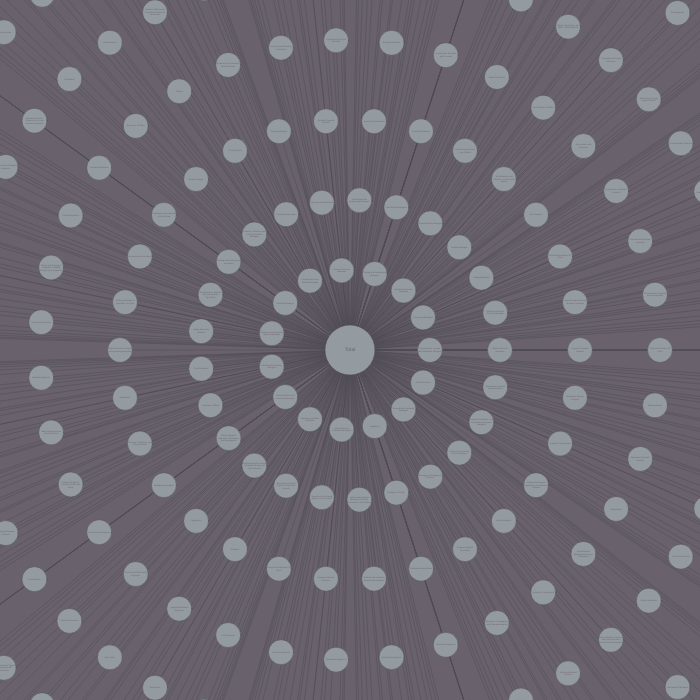
Frame 1 (no input)
Frame 60 (no input): identical to frame 1, image omitted
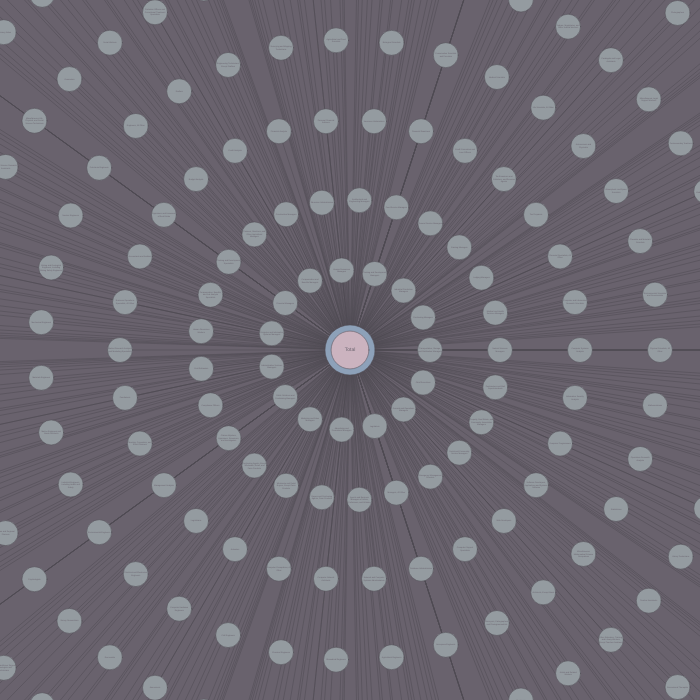
Frame 120 (the mouse pressed at the canvas centre since frame 60)

The p5.js sketch that drew these frames (run headless with seeded random() and noise() and a simulated clock; from frame 60 on, the mouse is pressed at the canvas centre):

// p5.js sketch
// ── sketch.js
// variables	
	var jobs = ["Total",
	"Chief Executives",
	"General and Operations Managers",
	"Legislators",
	"Advertising and Promotions Managers",
	"Marketing and Sales Managers",
	"Public Relations and Fundraising Managers",
	"Administrative Services Managers",
	"Computer and Information Systems Managers",
	"Financial Managers",
	"Compensation and Benefits Managers",
	"Human Resources Managers",
	"Training and Development Managers",
	"Industrial Production Managers",
	"Purchasing Managers",
	"Transportation, Storage, and Distribution Managers",
	"Farmers, Ranchers, and Other Agricultural Managers",
	"Construction Managers",
	"Education Administrators",
	"Architectural and Engineering Managers",
	"Food Service Managers",
	"Funeral Service Managers",
	"Gaming Managers",
	"Lodging Managers",
	"Medical and Health Services Managers",
	"Natural Sciences Managers",
	"Postmasters and Mail Superintendents",
	"Property, Real Estate, and Community Association Managers",
	"Social and Community Service Managers",
	"Emergency Management Directors",
	"Managers, All Other",
	"Agents and Business Managers of Artists, Performers, and Athletes",
	"Buyers and Purchasing Agents, Farm Products",
	"Wholesale and Retail Buyers, Except Farm Products",
	"Purchasing Agents, Except Wholesale, Retail, and Farm Products",
	"Claims Adjusters, Appraisers, Examiners, and Investigators",
	"Compliance Officers",
	"Cost Estimators",
	"Human Resources Workers",
	"Compensation, Benefits, and Job Analysis Specialists",
	"Training and Development Specialists",
	"Logisticians",
	"Management Analysts",
	"Meeting, Convention, and Event Planners",
	"Fundraisers",
	"Market Research Analysts and Marketing Specialists",
	"Business Operations Specialists, All Other",
	"Accountants and Auditors",
	"Appraisers and Assessors of Real Estate",
	"Budget Analysts",
	"Credit Analysts",
	"Financial Analysts",
	"Personal Financial Advisors",
	"Insurance Underwriters",
	"Financial Examiners",
	"Credit Counselors and Loan Officers",
	"Tax Examiners and Collectors, and Revenue Agents",
	"Tax Preparers",
	"Financial Specialists, All Other",
	"Computer and Information Research Scientists",
	"Computer Systems Analysts",
	"Information Security Analysts",
	"Computer Programmers",
	"Software Developers, Applications and Systems Software",
	"Web Developers",
	"Computer Support Specialists",
	"Database Administrators",
	"Network and Computer Systems Administrators",
	"Computer Network Architects",
	"Computer Occupations, All Other",
	"Actuaries",
	"Mathematicians",
	"Operations Research Analysts",
	"Statisticians",
	"Miscellaneous Mathematical Science Occupations",
	"Architects, Except Naval",
	"Surveyors, Cartographers, and Photogrammetrists",
	"Aerospace Engineers",
	"Agricultural Engineers",
	"Biomedical Engineers",
	"Chemical Engineers",
	"Civil Engineers",
	"Computer Hardware Engineers",
	"Electrical and Electronics Engineers",
	"Environmental Engineers",
	"Industrial Engineers, Including Health and Safety",
	"Marine Engineers and Naval Architects",
	"Materials Engineers",
	"Mechanical Engineers",
	"Mining and Geological Engineers, Including Mining Safety Engineers",
	"Nuclear Engineers",
	"Petroleum Engineers",
	"Engineers, All Other",
	"Drafters",
	"Engineering Technicians, Except Drafters",
	"Surveying and Mapping Technicians",
	"Agricultural and Food Scientists",
	"Biological Scientists",
	"Conservation Scientists and Foresters",
	"Medical Scientists",
	"Life Scientists, All Other",
	"Astronomers and Physicists",
	"Atmospheric and Space Scientists",
	"Chemists and Materials Scientists",
	"Environmental Scientists and Geoscientists",
	"Physical Scientists, All Other",
	"Economists",
	"Survey Researchers",
	"Psychologists",
	"Urban and Regional Planners",
	"Miscellaneous Social Scientists and Related Workers, Including Sociologists",
	"Agricultural and Food Science Technicians",
	"Biological Technicians",
	"Chemical Technicians",
	"Geological and Petroleum Technicians",
	"Nuclear Technicians",
	"Social Science Research Assistants",
	"Miscellaneous Life, Physical, and Social Science Technicians",
	"Counselors",
	"Social Workers",
	"Probation Officers and Correctional Treatment Specialists",
	"Social and Human Service Assistants",
	"Miscellaneous Community and Social Service Specialists",
	"Clergy",
	"Directors, Religious Activities and Education",
	"Religious Workers, All Other",
	"Lawyers",
	"Judicial Law Clerks",
	"Judges, Magistrates, and Other Judicial Workers",
	"Paralegals and Legal Assistants",
	"Miscellaneous Legal Support Workers",
	"Postsecondary Teachers",
	"Preschool and Kindergarten Teachers",
	"Elementary and Middle School Teachers",
	"Secondary School Teachers",
	"Special Education Teachers",
	"Other Teachers and Instructors",
	"Archivists, Curators, and Museum Technicians",
	"Librarians",
	"Library Technicians",
	"Teacher Assistants",
	"Other Education, Training, and Library Workers, Except Teacher Assistants",
	"Artists and Related Workers",
	"Designers",
	"Actors",
	"Producers and Directors",
	"Athletes, Coaches, Umpires, and Related Workers",
	"Dancers and Choreographers",
	"Musicians, Singers, and Related Workers",
	"Entertainers and Performers, Sports and Related Workers, All Other",
	"Announcers",
	"News Analysts, Reporters and Correspondents",
	"Public Relations Specialists",
	"Editors",
	"Technical Writers",
	"Writers and Authors",
	"Miscellaneous Media and Communication Workers",
	"Broadcast and Sound Engineering Technicians and Radio Operators",
	"Photographers",
	"Television, Video, and Motion Picture Camera Operators and Editors",
	"Chiropractors",
	"Dentists",
	"Dietitians and Nutritionists",
	"Optometrists",
	"Pharmacists",
	"Physicians and Surgeons",
	"Physician Assistants",
	"Podiatrists",
	"Audiologists",
	"Occupational Therapists",
	"Physical Therapists",
	"Radiation Therapists",
	"Recreational Therapists",
	"Respiratory Therapists",
	"Speech-Language Pathologists",
	"Miscellaneous Therapists, Including Exercise Physiologists",
	"Veterinarians",
	"Registered Nurses",
	"Nurse Anesthetists",
	"Nurse Midwives",
	"Nurse Practitioners",
	"Health Diagnosing and Treating Practitioners, All Other",
	"Clinical Laboratory Technologists and Technicians",
	"Dental Hygienists",
	"Diagnostic Related Technologists and Technicians",
	"Emergency Medical Technicians and Paramedics",
	"Health Practitioner Support Technologists and Technicians",
	"Licensed Practical and Licensed Vocational Nurses",
	"Medical Records and Health Information Technicians",
	"Opticians, Dispensing",
	"Miscellaneous Health Technologists and Technicians",
	"Other Healthcare Practitioners and Technical Occupations",
	"Nursing, Psychiatric, and Home Health Aides",
	"Occupational Therapy Assistants and Aides",
	"Physical Therapist Assistants and Aides",
	"Massage Therapists",
	"Dental Assistants",
	"Medical Assistants",
	"Medical Transcriptionists",
	"Pharmacy Aides",
	"Veterinary Assistants and Laboratory Animal Caretakers",
	"Phlebotomists",
	"Healthcare Support Workers, All Other, Including Medical Equipment Preparers",
	"First-Line Supervisors of Correctional Officers",
	"First-Line Supervisors of Police and Detectives",
	"First-Line Supervisors of Fire Fighting and Prevention Workers",
	"First-Line Supervisors of Protective Service Workers, All Other",
	"Firefighters",
	"Fire Inspectors",
	"Bailiffs, Correctional Officers, and Jailers",
	"Detectives and Criminal Investigators",
	"Fish and Game Wardens",
	"Parking Enforcement Workers",
	"Police and Sheriff's Patrol Officers",
	"Transit and Railroad Police",
	"Animal Control Workers",
	"Private Detectives and Investigators",
	"Security Guards and Gaming Surveillance Officers",
	"Crossing Guards",
	"Transportation Security Screeners",
	"Lifeguards and Other Recreational, and All Other Protective Service Workers",
	"Chefs and Head Cooks",
	"First-Line Supervisors of Food Preparation and Serving Workers",
	"Cooks",
	"Food Preparation Workers",
	"Bartenders",
	"Combined Food Preparation and Serving Workers, Including Fast Food",
	"Counter Attendants, Cafeteria, Food Concession, and Coffee Shop",
	"Waiters and Waitresses",
	"Food Servers, Nonrestaurant",
	"Dining Room and Cafeteria Attendants and Bartender Helpers",
	"Dishwashers",
	"Hosts and Hostesses, Restaurant, Lounge, and Coffee Shop",
	"Food Preparation and Serving Related Workers, All Other",
	"First-Line Supervisors of Housekeeping and Janitorial Workers",
	"First-Line Supervisors of Landscaping, Lawn Service, and Groundskeeping Workers",
	"Janitors and Building Cleaners",
	"Maids and Housekeeping Cleaners",
	"Pest Control Workers",
	"Grounds Maintenance Workers",
	"First-Line Supervisors of Gaming Workers",
	"First-Line Supervisors of Personal Service Workers",
	"Animal Trainers",
	"Nonfarm Animal Caretakers",
	"Gaming Services Workers",
	"Motion Picture Projectionists",
	"Ushers, Lobby Attendants, and Ticket Takers",
	"Miscellaneous Entertainment Attendants and Related Workers",
	"Embalmers and Funeral Attendants",
	"Morticians, Undertakers, and Funeral Directors",
	"Barbers",
	"Hairdressers, Hairstylists, and Cosmetologists",
	"Miscellaneous Personal Appearance Workers",
	"Baggage Porters, Bellhops, and Concierges",
	"Tour and Travel Guides",
	"Childcare Workers",
	"Personal Care Aides",
	"Recreation and Fitness Workers",
	"Residential Advisors",
	"Personal Care and Service Workers, All Other",
	"First-Line Supervisors of Retail Sales Workers",
	"First-Line Supervisors of Non-Retail Sales Workers",
	"Cashiers",
	"Counter and Rental Clerks",
	"Parts Salespersons",
	"Retail Salespersons",
	"Advertising Sales Agents",
	"Insurance Sales Agents",
	"Securities, Commodities, and Financial Services Sales Agents",
	"Travel Agents",
	"Sales Representatives, Services, All Other",
	"Sales Representatives, Wholesale and Manufacturing",
	"Models, Demonstrators, and Product Promoters",
	"Real Estate Brokers and Sales Agents",
	"Sales Engineers",
	"Telemarketers",
	"Door-To-Door Sales Workers, News and Street Vendors, and Related Workers",
	"Sales and Related Workers, All Other",
	"First-Line Supervisors of Office and Administrative Support Workers",
	"Switchboard Operators, Including Answering Service",
	"Telephone Operators",
	"Communications Equipment Operators, All Other",
	"Bill and Account Collectors",
	"Billing and Posting Clerks",
	"Bookkeeping, Accounting, and Auditing Clerks",
	"Gaming Cage Workers",
	"Payroll and Timekeeping Clerks",
	"Procurement Clerks",
	"Tellers",
	"Financial Clerks, All Other",
	"Brokerage Clerks",
	"Correspondence Clerks",
	"Court, Municipal, and License Clerks",
	"Credit Authorizers, Checkers, and Clerks",
	"Customer Service Representatives",
	"Eligibility Interviewers, Government Programs",
	"File Clerks",
	"Hotel, Motel, and Resort Desk Clerks",
	"Interviewers, Except Eligibility and Loan",
	"Library Assistants, Clerical",
	"Loan Interviewers and Clerks",
	"New Accounts Clerks",
	"Order Clerks",
	"Human Resources Assistants, Except Payroll and Timekeeping",
	"Receptionists and Information Clerks",
	"Reservation and Transportation Ticket Agents and Travel Clerks",
	"Information and Record Clerks, All Other",
	"Cargo and Freight Agents",
	"Couriers and Messengers",
	"Dispatchers",
	"Meter Readers, Utilities",
	"Postal Service Clerks",
	"Postal Service Mail Carriers",
	"Postal Service Mail Sorters, Processors, and Processing Machine Operators",
	"Production, Planning, and Expediting Clerks",
	"Shipping, Receiving, and Traffic Clerks",
	"Stock Clerks and Order Fillers",
	"Weighers, Measurers, Checkers, and Samplers, Recordkeeping",
	"Secretaries and Administrative Assistants",
	"Computer Operators",
	"Data Entry Keyers",
	"Word Processors and Typists",
	"Desktop Publishers",
	"Insurance Claims and Policy Processing Clerks",
	"Mail Clerks and Mail Machine Operators, Except Postal Service",
	"Office Clerks, General",
	"Office Machine Operators, Except Computer",
	"Proofreaders and Copy Markers",
	"Statistical Assistants",
	"Office and Administrative Support Workers, All Other",
	"First-Line Supervisors of Farming, Fishing, and Forestry Workers",
	"Agricultural Inspectors",
	"Animal Breeders",
	"Graders and Sorters, Agricultural Products",
	"Miscellaneous Agricultural Workers",
	"Fishing and Hunting Workers",
	"Forest and Conservation Workers",
	"Logging Workers",
	"First-Line Supervisors of Construction Trades and Extraction Workers",
	"Boilermakers",
	"Brickmasons, Blockmasons, and Stonemasons",
	"Carpenters",
	"Carpet, Floor, and Tile Installers and Finishers",
	"Cement Masons, Concrete Finishers, and Terrazzo Workers",
	"Construction Laborers",
	"Paving, Surfacing, and Tamping Equipment Operators",
	"Operating Engineers and Other Construction Equipment Operators",
	"Drywall Installers, Ceiling Tile Installers, and Tapers",
	"Electricians",
	"Glaziers",
	"Insulation Workers",
	"Painters, Construction and Maintenance",
	"Paperhangers",
	"Pipelayers, Plumbers, Pipefitters, and Steamfitters",
	"Plasterers and Stucco Masons",
	"Reinforcing Iron and Rebar Workers",
	"Roofers",
	"Sheet Metal Workers",
	"Structural Iron and Steel Workers",
	"Helpers, Construction Trades",
	"Construction and Building Inspectors",
	"Elevator Installers and Repairers",
	"Fence Erectors",
	"Hazardous Materials Removal Workers",
	"Highway Maintenance Workers",
	"Rail-Track Laying and Maintenance Equipment Operators",
	"Septic Tank Servicers and Sewer Pipe Cleaners",
	"Miscellaneous Construction and Related Workers, Including Solar Photovoltaic Installers",
	"Derrick, Rotary Drill, and Service Unit Operators, Oil, Gas, and Mining",
	"Earth Drillers, Except Oil and Gas",
	"Explosives Workers, Ordnance Handling Experts, and Blasters",
	"Mining Machine Operators",
	"Roof Bolters, Mining",
	"Roustabouts, Oil and Gas",
	"Helpers--Extraction Workers",
	"Other Extraction Workers",
	"First-Line Supervisors of Mechanics, Installers, and Repairers",
	"Computer, Automated Teller, and Office Machine Repairers",
	"Radio and Telecommunications Equipment Installers and Repairers",
	"Avionics Technicians",
	"Electric Motor, Power Tool, and Related Repairers",
	"Electrical and Electronics Installers and Repairers, Transportation Equipment",
	"Electrical and Electronics Repairers, Industrial and Utility",
	"Electronic Equipment Installers and Repairers, Motor Vehicles",
	"Electronic Home Entertainment Equipment Installers and Repairers",
	"Security and Fire Alarm Systems Installers",
	"Aircraft Mechanics and Service Technicians",
	"Automotive Body and Related Repairers",
	"Automotive Glass Installers and Repairers",
	"Automotive Service Technicians and Mechanics",
	"Bus and Truck Mechanics and Diesel Engine Specialists",
	"Heavy Vehicle and Mobile Equipment Service Technicians and Mechanics",
	"Small Engine Mechanics",
	"Miscellaneous Vehicle and Mobile Equipment Mechanics, Installers, and Repairers",
	"Control and Valve Installers and Repairers",
	"Heating, Air Conditioning, and Refrigeration Mechanics and Installers",
	"Home Appliance Repairers",
	"Industrial and Refractory Machinery Mechanics",
	"Maintenance and Repair Workers, General",
	"Maintenance Workers, Machinery",
	"Millwrights",
	"Electrical Power-Line Installers and Repairers",
	"Telecommunications Line Installers and Repairers",
	"Precision Instrument and Equipment Repairers",
	"Coin, Vending, and Amusement Machine Servicers and Repairers",
	"Commercial Divers",
	"Locksmiths and Safe Repairers",
	"Manufactured Building and Mobile Home Installers",
	"Riggers",
	"Signal and Track Switch Repairers",
	"Helpers--Installation, Maintenance, and Repair Workers",
	"Other Installation, Maintenance, and Repair Workers, Including Wind Turbine Service Technicians",
	"First-Line Supervisors of Production and Operating Workers",
	"Aircraft Structure, Surfaces, Rigging, and Systems Assemblers",
	"Electrical, Electronics, and Electromechanical Assemblers",
	"Engine and Other Machine Assemblers",
	"Structural Metal Fabricators and Fitters",
	"Miscellaneous Assemblers and Fabricators",
	"Bakers",
	"Butchers and Other Meat, Poultry, and Fish Processing Workers",
	"Food and Tobacco Roasting, Baking, and Drying Machine Operators and Tenders",
	"Food Batchmakers",
	"Food Cooking Machine Operators and Tenders",
	"Food Processing Workers, All Other",
	"Computer Control Programmers and Operators",
	"Extruding and Drawing Machine Setters, Operators, and Tenders, Metal and Plastic",
	"Forging Machine Setters, Operators, and Tenders, Metal and Plastic",
	"Rolling Machine Setters, Operators, and Tenders, Metal and Plastic",
	"Cutting, Punching, and Press Machine Setters, Operators, and Tenders, Metal and Plastic",
	"Drilling and Boring Machine Tool Setters, Operators, and Tenders, Metal and Plastic",
	"Grinding, Lapping, Polishing, and Buffing Machine Tool Setters, Operators, and Tenders, Metal and Plastic",
	"Lathe and Turning Machine Tool Setters, Operators, and Tenders, Metal and Plastic",
	"Milling and Planing Machine Setters, Operators, and Tenders, Metal and Plastic",
	"Machinists",
	"Metal Furnace Operators, Tenders, Pourers, and Casters",
	"Model Makers and Patternmakers, Metal and Plastic",
	"Molders and Molding Machine Setters, Operators, and Tenders, Metal and Plastic",
	"Multiple Machine Tool Setters, Operators, and Tenders, Metal and Plastic",
	"Tool and Die Makers",
	"Welding, Soldering, and Brazing Workers",
	"Heat Treating Equipment Setters, Operators, and Tenders, Metal and Plastic",
	"Layout Workers, Metal and Plastic",
	"Plating and Coating Machine Setters, Operators, and Tenders, Metal and Plastic",
	"Tool Grinders, Filers, and Sharpeners",
	"Metal Workers and Plastic Workers, All Other",
	"Prepress Technicians and Workers",
	"Printing Workers, Except Prepress Technicians and Workers",
	"Laundry and Dry-Cleaning Workers",
	"Pressers, Textile, Garment, and Related Materials",
	"Sewing Machine Operators",
	"Shoe and Leather Workers and Repairers",
	"Shoe Machine Operators and Tenders",
	"Tailors, Dressmakers, and Sewers",
	"Textile Bleaching and Dyeing Machine Operators and Tenders",
	"Textile Cutting Machine Setters, Operators, and Tenders",
	"Textile Knitting and Weaving Machine Setters, Operators, and Tenders",
	"Textile Winding, Twisting, and Drawing Out Machine Setters, Operators, and Tenders",
	"Fabric and Apparel Patternmakers",
	"Upholsterers",
	"Miscellaneous Textile, Apparel, and Furnishings Workers",
	"Cabinetmakers and Bench Carpenters",
	"Furniture Finishers",
	"Sawing Machine Setters, Operators, and Tenders, Wood",
	"Woodworking Machine Setters, Operators, and Tenders, Except Sawing",
	"Miscellaneous Woodworkers, Including Model Makers and Patternmakers",
	"Power Plant Operators, Distributors, and Dispatchers",
	"Stationary Engineers and Boiler Operators",
	"Water and Wastewater Treatment Plant and System Operators",
	"Miscellaneous Plant and System Operators",
	"Chemical Processing Machine Setters, Operators, and Tenders",
	"Crushing, Grinding, Polishing, Mixing, and Blending Workers",
	"Cutting Workers",
	"Extruding, Forming, Pressing, and Compacting Machine Setters, Operators, and Tenders",
	"Furnace, Kiln, Oven, Drier, and Kettle Operators and Tenders",
	"Inspectors, Testers, Sorters, Samplers, and Weighers",
	"Jewelers and Precious Stone and Metal Workers",
	"Medical, Dental, and Ophthalmic Laboratory Technicians",
	"Packaging and Filling Machine Operators and Tenders",
	"Painting Workers",
	"Photographic Process Workers and Processing Machine Operators",
	"Semiconductor Processors",
	"Adhesive Bonding Machine Operators and Tenders",
	"Cleaning, Washing, and Metal Pickling Equipment Operators and Tenders",
	"Cooling and Freezing Equipment Operators and Tenders",
	"Etchers and Engravers",
	"Molders, Shapers, and Casters, Except Metal and Plastic",
	"Paper Goods Machine Setters, Operators, and Tenders",
	"Tire Builders",
	"Helpers--Production Workers",
	"Production Workers, All Other",
	"Supervisors of Transportation and Material Moving Workers",
	"Aircraft Pilots and Flight Engineers",
	"Air Traffic Controllers and Airfield Operations Specialists",
	"Flight Attendants",
	"Ambulance Drivers and Attendants, Except Emergency Medical Technicians",
	"Bus Drivers",
	"Driver/Sales Workers and Truck Drivers",
	"Taxi Drivers and Chauffeurs",
	"Motor Vehicle Operators, All Other",
	"Locomotive Engineers and Operators",
	"Railroad Brake, Signal, and Switch Operators",
	"Railroad Conductors and Yardmasters",
	"Subway, Streetcar, and Other Rail Transportation Workers",
	"Sailors and Marine Oilers",
	"Ship and Boat Captains and Operators",
	"Ship Engineers",
	"Bridge and Lock Tenders",
	"Parking Lot Attendants",
	"Automotive and Watercraft Service Attendants",
	"Transportation Inspectors",
	"Transportation Attendants, Except Flight Attendants",
	"Other Transportation Workers",
	"Conveyor Operators and Tenders",
	"Crane and Tower Operators",
	"Dredge, Excavating, and Loading Machine Operators",
	"Hoist and Winch Operators",
	"Industrial Truck and Tractor Operators",
	"Cleaners of Vehicles and Equipment",
	"Laborers and Freight, Stock, and Material Movers, Hand",
	"Machine Feeders and Offbearers",
	"Packers and Packagers, Hand",
	"Pumping Station Operators",
	"Refuse and Recyclable Material Collectors",
	"Mine Shuttle Car Operators",
	"Tank Car, Truck, and Ship Loaders",
	"Material Moving Workers, All Other"];

	var total = [106609098, 1068258,
	834005,
	13966,
	42996,
	843840,
	51121,
	136431,
	564747,
	1067163,
	17074,
	369518,
	49960,
	220263,
	181255,
	222794,
	451680,
	573250,
	747962,
	144812,
	792807,
	5733,
	15477,
	107568,
	606615,
	17916,
	20947,
	459115,
	296269,
	7304,
	3758629,
	33337,
	7795,
	139871,
	253717,
	271129,
	226344,
	122804,
	678049,
	47978,
	111303,
	117328,
	630863,
	96349,
	68581,
	237008,
	236553,
	1628824,
	73690,
	42410,
	26382,
	194932,
	327459,
	98194,
	14812,
	292543,
	42395,
	55325,
	47467,
	16406,
	448325,
	74659,
	370512,
	1124661,
	138048,
	553718,
	99602,
	192293,
	92872,
	569272,
	25197,
	1288,
	126989,
	47469,
	3041,
	157568,
	27429,
	114956,
	1976,
	12988,
	57812,
	311007,
	48767,
	186214,
	27552,
	183615,
	10619,
	34668,
	245579,
	8540,
	6902,
	22671,
	471817,
	132332,
	319240,
	55079,
	21091,
	65111,
	18235,
	116550,
	4116,
	9881,
	10037,
	77023,
	63449,
	192236,
	21747,
	1453,
	121887,
	21747,
	24486,
	27668,
	16216,
	56741,
	12268,
	3432,
	1723,
	127222,
	536072,
	704192,
	81680,
	146414,
	63963,
	347581,
	45090,
	40939,
	891088,
	10323,
	58544,
	318793,
	126357,
	881345,
	339677,
	2398445,
	536264,
	178054,
	356475,
	36260,
	115076,
	11386,
	421376,
	74463,
	121771,
	628865,
	14423,
	121999,
	123505,
	6556,
	66779,
	18325,
	26152,
	57202,
	103540,
	125387,
	47360,
	132235,
	54009,
	70806,
	90481,
	37742,
	40960,
	93294,
	70729,
	27134,
	214665,
	743383,
	76018,
	6093,
	11195,
	72099,
	162536,
	10165,
	10160,
	92125,
	87443,
	107797,
	65797,
	2317493,
	26253,
	4001,
	116166,
	13264,
	245278,
	71498,
	263276,
	167315,
	440607,
	602316,
	148302,
	48366,
	97277,
	105941,
	1256050,
	13820,
	59281,
	67798,
	167955,
	382920,
	20559,
	21617,
	28193,
	82446,
	104670,
	55565,
	100335,
	44941,
	66575,
	265198,
	19259,
	375720,
	112869,
	4716,
	4730,
	669550,
	747,
	9987,
	70181,
	647922,
	10864,
	33438,
	24348,
	346683,
	409285,
	1201892,
	347692,
	226847,
	141425,
	32438,
	734635,
	76030,
	91150,
	110513,
	46117,
	4658,
	173482,
	128673,
	1553626,
	790133,
	68409,
	802064,
	18772,
	74093,
	29055,
	120981,
	61881,
	1303,
	6511,
	57391,
	6580,
	30549,
	68864,
	447533,
	206248,
	60412,
	18870,
	551286,
	692735,
	184743,
	26803,
	73763,
	2677578,
	1074798,
	1019364,
	52412,
	92199,
	1716984,
	148263,
	442385,
	199539,
	49901,
	534512,
	1182664,
	12940,
	576380,
	35706,
	41866,
	49513,
	178931,
	1187429,
	17734,
	24570,
	6802,
	123438,
	396298,
	829531,
	7661,
	131052,
	29591,
	211343,
	102650,
	5600,
	3925,
	62021,
	30897,
	1782634,
	73673,
	137412,
	85672,
	85914,
	32411,
	111389,
	11515,
	97111,
	41036,
	654662,
	95666,
	78023,
	18080,
	141348,
	246262,
	22784,
	97883,
	281178,
	50704,
	283387,
	475270,
	905020,
	58258,
	2226591,
	75141,
	218791,
	198318,
	1413,
	325075,
	53499,
	841347,
	26251,
	6113,
	15243,
	449803,
	50964,
	12725,
	3290,
	32820,
	470635,
	21825,
	9824,
	42033,
	670638,
	10997,
	98752,
	863456,
	115722,
	37336,
	1180144,
	11253,
	269313,
	97916,
	647922,
	37172,
	39022,
	359202,
	2130,
	478329,
	22350,
	5730,
	143180,
	97860,
	45672,
	26342,
	74917,
	22574,
	22014,
	23647,
	84345,
	10530,
	9144,
	44893,
	15635,
	19354,
	9819,
	41476,
	1602,
	4808,
	1490,
	37639,
	245683,
	145593,
	138322,
	14223,
	19319,
	1414,
	11642,
	6365,
	30552,
	55556,
	135682,
	119554,
	13994,
	726437,
	274372,
	185817,
	33288,
	59830,
	16320,
	328423,
	29270,
	350416,
	438171,
	26300,
	37285,
	106191,
	125604,
	47211,
	26515,
	4002,
	20462,
	2508,
	10169,
	4503,
	12046,
	204755,
	836803,
	5359,
	105464,
	11383,
	23431,
	811317,
	148282,
	202694,
	8787,
	63244,
	6230,
	113094,
	84907,
	12248,
	6023,
	8890,
	73711,
	4257,
	38492,
	8021,
	1798,
	297165,
	20923,
	4276,
	33959,
	2097,
	50267,
	475547,
	6474,
	5546,
	12839,
	5015,
	326498,
	17187,
	157832,
	116109,
	24529,
	129635,
	8294,
	2149,
	38822,
	1234,
	6067,
	7421,
	9640,
	2114,
	23251,
	12112,
	44283,
	7973,
	25859,
	15419,
	22665,
	42662,
	80093,
	78358,
	37531,
	48578,
	66068,
	51485,
	23961,
	10409,
	666282,
	25368,
	58471,
	204703,
	126596,
	17651,
	1741,
	6765,
	3785,
	2374,
	8059,
	22330,
	24020,
	12530,
	23695,
	953539,
	196226,
	102512,
	29978,
	53686,
	10405,
	280228,
	2695081,
	302027,
	17956,
	43277,
	3553,
	43761,
	14379,
	15230,
	24058,
	3026,
	3937,
	46169,
	59150,
	39784,
	15697,
	17369,
	4427,
	53751,
	27092,
	5934,
	501490,
	225496,
	1340831,
	15745,
	292614,
	19540,
	65170,
	732,
	4198,
	31072];
	//////////////////////////////////////////////////////////////////////////////////////////////////////////////////////////

	var male = [60708461,
	813898,
	588111,
	7431,
	17752,
	464995,
	16705,
	82550,
	413250,
	506068,
	4254,
	143842,
	23959,
	176191,
	94445,
	182671,
	400989,
	528329,
	282062,
	131956,
	436773,
	4173,
	10129,
	50893,
	176012,
	8464,
	11398,
	233710,
	91027,
	5663,
	2472383,
	17328,
	5584,
	71088,
	122410,
	105531,
	107204,
	105522,
	188438,
	10731,
	50284,
	77464,
	369877,
	24116,
	20709,
	103644,
	110674,
	656553,
	50409,
	16123,
	12589,
	117808,
	231444,
	36949,
	7827,
	132203,
	15901,
	23690,
	22881,
	13203,
	267043,
	60291,
	293334,
	918865,
	92611,
	418848,
	62319,
	157000,
	86504,
	445016,
	17769,
	1035,
	63903,
	26411,
	1616,
	119954,
	22619,
	102611,
	1811,
	10977,
	46688,
	271698,
	42855,
	171539,
	19945,
	145311,
	9501,
	31741,
	228477,
	7389,
	5756,
	19383,
	411849,
	110629,
	262975,
	51382,
	13559,
	35893,
	14086,
	54653,
	2467,
	7669,
	8609,
	49013,
	42834,
	115118,
	15164,
	423,
	37701,
	12910,
	12996,
	16564,
	8401,
	40491,
	9465,
	3144,
	219,
	69211,
	148955,
	133995,
	37849,
	32813,
	21744,
	291732,
	20243,
	19099,
	568630,
	3490,
	32986,
	43287,
	34026,
	470888,
	6755,
	530970,
	231158,
	25632,
	167249,
	13889,
	23238,
	2235,
	53389,
	21638,
	76519,
	328481,
	8254,
	77794,
	91380,
	1468,
	51875,
	11738,
	19879,
	31972,
	35880,
	64120,
	19792,
	57364,
	20909,
	66356,
	54402,
	30920,
	31857,
	65998,
	8095,
	18087,
	97539,
	489748,
	27869,
	5140,
	2186,
	9813,
	60163,
	3289,
	3072,
	37338,
	4661,
	25250,
	26912,
	281048,
	10941,
	0,
	14128,
	5463,
	68887,
	4845,
	88369,
	114281,
	98824,
	77484,
	14938,
	14044,
	36999,
	59387,
	174528,
	2179,
	19380,
	16699,
	13096,
	35341,
	1615,
	5064,
	6400,
	12560,
	33760,
	39893,
	84933,
	43233,
	49742,
	253361,
	17157,
	277833,
	85853,
	3820,
	2329,
	582716,
	747,
	5824,
	38879,
	505565,
	6311,
	22782,
	15453,
	276631,
	190025,
	775087,
	155856,
	115120,
	52096,
	12016,
	263439,
	28696,
	56105,
	91810,
	7311,
	2844,
	117566,
	121311,
	1136790,
	128212,
	65344,
	762329,
	11389,
	25605,
	14018,
	34640,
	34548,
	1065,
	3855,
	31464,
	5293,
	22471,
	56579,
	52211,
	34993,
	47690,
	11893,
	34354,
	132541,
	79514,
	10295,
	37331,
	1537529,
	748785,
	293166,
	30604,
	83465,
	1047929,
	72790,
	232516,
	142840,
	11210,
	368392,
	878257,
	4816,
	278623,
	33085,
	16569,
	25691,
	101250,
	479925,
	3612,
	7004,
	2751,
	35970,
	45845,
	105920,
	2566,
	16608,
	13472,
	28579,
	47844,
	1925,
	1603,
	12876,
	8454,
	624476,
	14480,
	30743,
	28143,
	14408,
	5476,
	21075,
	3187,
	46722,
	6446,
	62554,
	40719,
	18649,
	12010,
	118900,
	114123,
	20083,
	48811,
	179493,
	25280,
	121074,
	338248,
	602176,
	30597,
	118739,
	41335,
	51255,
	31601,
	878,
	63360,
	27874,
	145063,
	9726,
	2139,
	6858,
	111506,
	44390,
	7187,
	2273,
	11478,
	398935,
	20865,
	8377,
	40378,
	649980,
	10890,
	98324,
	846846,
	113490,
	37215,
	1150257,
	10740,
	262747,
	95903,
	635090,
	37023,
	37762,
	342580,
	1494,
	470850,
	22059,
	5730,
	141632,
	93784,
	44643,
	25104,
	66256,
	22119,
	21176,
	19634,
	81531,
	10221,
	8970,
	42825,
	15545,
	19188,
	8893,
	41142,
	1602,
	4766,
	1490,
	36346,
	228738,
	129949,
	125899,
	12971,
	18438,
	1360,
	11189,
	6247,
	29243,
	54344,
	129265,
	117442,
	13660,
	717661,
	271606,
	183026,
	32974,
	58748,
	15687,
	323520,
	27938,
	339183,
	426084,
	24982,
	36664,
	105150,
	120639,
	42058,
	23061,
	3818,
	19179,
	2508,
	10034,
	4444,
	11641,
	194046,
	677383,
	4399,
	53762,
	9632,
	22602,
	511277,
	68168,
	159194,
	6425,
	28012,
	3118,
	74917,
	77415,
	10632,
	5882,
	6446,
	61267,
	3563,
	34722,
	7150,
	1510,
	284315,
	18354,
	3680,
	28251,
	1884,
	49521,
	449552,
	6135,
	4862,
	11669,
	4845,
	258055,
	9888,
	125189,
	46921,
	10530,
	38708,
	6063,
	766,
	11704,
	849,
	3153,
	3616,
	3818,
	368,
	19562,
	7106,
	41443,
	6435,
	22926,
	12322,
	20666,
	39345,
	78076,
	75104,
	35295,
	43856,
	57898,
	41676,
	20153,
	8744,
	414113,
	17016,
	30351,
	94628,
	111321,
	9662,
	1203,
	3859,
	2887,
	2071,
	6017,
	19527,
	17945,
	11501,
	19206,
	704041,
	156914,
	96231,
	24679,
	15733,
	8616,
	178493,
	2570385,
	265426,
	15257,
	41071,
	3317,
	41145,
	12538,
	13658,
	22985,
	2713,
	3590,
	40140,
	52107,
	34774,
	7554,
	14420,
	3447,
	52233,
	26712,
	5731,
	465444,
	192986,
	1107839,
	9103,
	128616,
	18917,
	58851,
	722,
	4155,
	26478];

	///////////////////////////////////////////////////////////////////////////////////////////////////////////////////////////
	var female = [45900637,
	254360,
	245894,
	6535,
	25244,
	378845,
	34416,
	53881,
	151497,
	561095,
	12820,
	225676,
	26001,
	44072,
	86810,
	40123,
	50691,
	44921,
	465900,
	12856,
	356034,
	1560,
	5348,
	56675,
	430603,
	9452,
	9549,
	225405,
	205242,
	1641,
	1286246,
	16009,
	2211,
	68783,
	131307,
	165598,
	119140,
	17282,
	489611,
	37247,
	61019,
	39864,
	260986,
	72233,
	47872,
	133364,
	125879,
	972271,
	23281,
	26287,
	13793,
	77124,
	96015,
	61245,
	6985,
	160340,
	26494,
	31635,
	24586,
	3203,
	181282,
	14368,
	77178,
	205796,
	45437,
	134870,
	37283,
	35293,
	6368,
	124256,
	7428,
	253,
	63086,
	21058,
	1425,
	37614,
	4810,
	12345,
	165,
	2011,
	11124,
	39309,
	5912,
	14675,
	7607,
	38304,
	1118,
	2927,
	17102,
	1151,
	1146,
	3288,
	59968,
	21703,
	56265,
	3697,
	7532,
	29218,
	4149,
	61897,
	1649,
	2212,
	1428,
	28010,
	20615,
	77118,
	6583,
	1030,
	84186,
	8837,
	11490,
	11104,
	7815,
	16250,
	2803,
	288,
	1504,
	58011,
	387117,
	570197,
	43831,
	113601,
	42219,
	55849,
	24847,
	21840,
	322458,
	6833,
	25558,
	275506,
	92331,
	410457,
	332922,
	1867475,
	305106,
	152422,
	189226,
	22371,
	91838,
	9151,
	367987,
	52825,
	45252,
	300384,
	6169,
	44205,
	32125,
	5088,
	14904,
	6587,
	6273,
	25230,
	67660,
	61267,
	27568,
	74871,
	33100,
	4450,
	36079,
	6822,
	9103,
	27296,
	62634,
	9047,
	117126,
	253635,
	48149,
	953,
	9009,
	62286,
	102373,
	6876,
	7088,
	54787,
	82782,
	82547,
	38885,
	2036445,
	15312,
	4001,
	102038,
	7801,
	176391,
	66653,
	174907,
	53034,
	341783,
	524832,
	133364,
	34322,
	60278,
	46554,
	1081522,
	11641,
	39901,
	51099,
	154859,
	347579,
	18944,
	16553,
	21793,
	69886,
	70910,
	15672,
	15402,
	1708,
	16833,
	11837,
	2102,
	97887,
	27016,
	896,
	2401,
	86834,
	0,
	4163,
	31302,
	142357,
	4553,
	10656,
	8895,
	70052,
	219260,
	426805,
	191836,
	111727,
	89329,
	20422,
	471196,
	47334,
	35045,
	18703,
	38806,
	1814,
	55916,
	7362,
	416836,
	661921,
	3065,
	39735,
	7383,
	48488,
	15037,
	86341,
	27333,
	238,
	2656,
	25927,
	1287,
	8078,
	12285,
	395322,
	171255,
	12722,
	6977,
	516932,
	560194,
	105229,
	16508,
	36432,
	1140049,
	326013,
	726198,
	21808,
	8734,
	669055,
	75473,
	209869,
	56699,
	38691,
	166120,
	304407,
	8124,
	297757,
	2621,
	25297,
	23822,
	77681,
	707504,
	14122,
	17566,
	4051,
	87468,
	350453,
	723611,
	5095,
	114444,
	16119,
	182764,
	54806,
	3675,
	2322,
	49145,
	22443,
	1158158,
	59193,
	106669,
	57529,
	71506,
	26935,
	90314,
	8328,
	50389,
	34590,
	592108,
	54947,
	59374,
	6070,
	22448,
	132139,
	2701,
	49072,
	101685,
	25424,
	162313,
	137022,
	302844,
	27661,
	2107852,
	33806,
	167536,
	166717,
	535,
	261715,
	25625,
	696284,
	16525,
	3974,
	8385,
	338297,
	6574,
	5538,
	1017,
	21342,
	71700,
	960,
	1447,
	1655,
	20658,
	107,
	428,
	16610,
	2232,
	121,
	29887,
	513,
	6566,
	2013,
	12832,
	149,
	1260,
	16622,
	636,
	7479,
	291,
	0,
	1548,
	4076,
	1029,
	1238,
	8661,
	455,
	838,
	4013,
	2814,
	309,
	174,
	2068,
	90,
	166,
	926,
	334,
	0,
	42,
	0,
	1293,
	16945,
	15644,
	12423,
	1252,
	881,
	54,
	453,
	118,
	1309,
	1212,
	6417,
	2112,
	334,
	8776,
	2766,
	2791,
	314,
	1082,
	633,
	4903,
	1332,
	11233,
	12087,
	1318,
	621,
	1041,
	4965,
	5153,
	3454,
	184,
	1283,
	0,
	135,
	59,
	405,
	10709,
	159420,
	960,
	51702,
	1751,
	829,
	300040,
	80114,
	43500,
	2362,
	35232,
	3112,
	38177,
	7492,
	1616,
	141,
	2444,
	12444,
	694,
	3770,
	871,
	288,
	12850,
	2569,
	596,
	5708,
	213,
	746,
	25995,
	339,
	684,
	1170,
	170,
	68443,
	7299,
	32643,
	69188,
	13999,
	90927,
	2231,
	1383,
	27118,
	385,
	2914,
	3805,
	5822,
	1746,
	3689,
	5006,
	2840,
	1538,
	2933,
	3097,
	1999,
	3317,
	2017,
	3254,
	2236,
	4722,
	8170,
	9809,
	3808,
	1665,
	252169,
	8352,
	28120,
	110075,
	15275,
	7989,
	538,
	2906,
	898,
	303,
	2042,
	2803,
	6075,
	1029,
	4489,
	249498,
	39312,
	6281,
	5299,
	37953,
	1789,
	101735,
	124696,
	36601,
	2699,
	2206,
	236,
	2616,
	1841,
	1572,
	1073,
	313,
	347,
	6029,
	7043,
	5010,
	8143,
	2949,
	980,
	1518,
	380,
	203,
	36046,
	32510,
	232992,
	6642,
	163998,
	623,
	6319,
	10,
	43,
	4594];

var total = 0;
var spacing = 60;
var circles = [];
var middle_x = 350;
var middle_y = 350;
var scale_factor = 1;
var stop_looping = false;
var final = 0;
var male_color = "#8DA1B9";
var female_color= "#CBB3BF";
var background_color = "#69626D";

// textFont("Georgia");

function setup() {
	createCanvas(700, 700);
	background(color(background_color));
	pop_circles();
	total = 0;
	middle_x = 350;
	middle_y = 350;
	textAlign(CENTER, CENTER);
	rectMode(CENTER);
}

function draw() {
	if(!stop_looping){
		background(color(background_color));
		scale(scale_factor);
		translate(middle_x,middle_y);	
	  		for (var i = circles.length - 1; i >= 0; i--) {
	  			circles[i].update();
				circles[i].display();
	  		}
	}
	else{
		createCanvas(1600,735);
		background(color(background_color));
		translate(width/2,height/2);
		details(final);
	}
}

function Circle(rotation, radius, total){

	this.x = radius*cos(rotation);
	this.y = radius*sin(rotation);

	this.col = color("#949BA0");
  	this.colorRollOff = color("#949BA0");
  	this.active = false;
  	this.color_female = color(female_color);
  	this.color_male= color(male_color);
  	this.female = false;

  	var size = 25;
  	this.width = size;
  	this.height = size;

	this.update = function(){
		if(dist(mouseX, mouseY, (this.x+middle_x)*scale_factor, (this.y+middle_y)*scale_factor)<scale_factor*25){
      	// if yes, make this circle active and change the color to data
      		this.active = true;    		
      		if(female[total]>male[total]){
				this.col = this.color_female;
				this.female = true;
      		}
      		else{
      			this.col = this.color_male;
      		}     		
    	}
    	// if no make it inactive and change the color 
    	else{
      		this.col = this.colorRollOff;
      		this.active = false;
    	}
	}

	this.display = function(){
		textAlign(CENTER);
		textSize(2);
		stroke(color("#4F4A52"));
		strokeWeight(.5);
		line(0,0,this.x,this.y);
    	  
    	if (total == 0 && !this.active){
    		fill(this.col);
    		ellipse(this.x, this.y, this.width*2, this.height*2);
    		noStroke();
    		fill(color(background_color));
    		textSize(5);
    		text(jobs[total], this.x, this.y, 25, 25);
    	}
    	else if (total == 0 && this.active){
    		fill(this.col);
    		ellipse(this.x, this.y, this.width*2, this.height*2);
    		fill(this.color_female);
    		ellipse(this.x, this.y, map(female[total], 0, male[total], 0, this.width*2), map(female[total], 0, male[total], 0, this.width*2));
    		fill(color(background_color));
    		noStroke();
    		textSize(5);
    		text(jobs[total], this.x, this.y, 25, 25);
    	}
    	else{
			fill(this.col);
			ellipse(this.x, this.y, this.width, this.height);
			fill(color(background_color));
			noStroke();
			text(jobs[total], this.x, this.y, 25, 25);

    		if (this.col == this.color_female && this.active){
    			fill(this.col);
    			ellipse(this.x, this.y, this.width, this.height);
    			fill(this.color_male)
    			ellipse(this.x, this.y, map(male[total], 0, female[total], 0, this.width), map(male[total], 0, female[total], 0, this.width));
    			fill(color(background_color));
    			noStroke();
    			text(jobs[total], this.x, this.y, 25, 25);
    		}

    		else if (this.col == this.color_male && this.active){
    			fill(this.col);
    			ellipse(this.x, this.y, this.width, this.height);
    			fill(this.color_female)
    			ellipse(this.x, this.y, map(female[total], 0, male[total], 0, this.width), map(female[total], 0, male[total], 0, this.width));
    			fill(color(background_color));
    			noStroke();
    			text(jobs[total], this.x, this.y, 25, 25);
    		}
    	}
    	
	}
}

function pop_circles(){

	var spacing = 80;

	circles[total] = new Circle(0,0,0);
	total+=1;

	for (var i = 0; i < 15; i++) {
		push();
		circles[total] = new Circle(TWO_PI * total /15, spacing, total);
		total+=1;
		pop();
	}
	spacing += 70;
	for (var i = 0; i < 25; i++) {
		push();
		circles[total] = new Circle(TWO_PI * total /25, spacing, total);
		total+=1;
		pop();
	}
	spacing += 80;
	for (var i = 0; i < 30; i++) {
		push();
		circles[total] = new Circle(TWO_PI * total /30, spacing, total);
		total+=1;
		pop();
	}
	spacing += 80;
	for (var i = 0; i < 35; i++) {
		push();
		circles[total] = new Circle(TWO_PI * total /35, spacing, total);
		total+=1;
		pop();
	}
	spacing += 80;
	for (var i = 0; i < 45; i++) {
		push();
		circles[total] = new Circle(TWO_PI * total /45, spacing, total);
		total+=1;
		pop();
	}
	spacing += 80;
	for (var i = 0; i < 55; i++) {
		push();
		circles[total] = new Circle(TWO_PI * total /55, spacing, total);
		total+=1;
		pop();
	}
	spacing += 80;
	for (var i = 0; i < 65; i++) {
		push();
		circles[total] = new Circle(TWO_PI * total /65, spacing, total);
		total+=1;
		pop();
	}
	spacing += 80;
	for (var i = 0; i < 75; i++) {
		push();
		circles[total] = new Circle(TWO_PI * total /75, spacing, total);
		total+=1;
		pop();
	}
	spacing += 80;
	for (var i = 0; i < 85; i++) {
		push();
		circles[total] = new Circle(TWO_PI * total /85, spacing, total);
		total+=1;
		pop();
	}
	spacing +=80;
	for (var i = 0; i < 95; i++) {
		push();
		circles[total] = new Circle(TWO_PI * total /95, spacing, total);
		total+=1;
		pop();
	}
}

function keyTyped() {
  if (key === 'a') {
    middle_x += 50;
  } 
  else if (key === 'w') {
    middle_y += 50;
  }
  else if (key === 's') {
    middle_y -= 50;
  }
  else if (key === 'd') {
    middle_x -= 50;
  }
  else if (key === '=') {
    scale_factor = scale_factor*1.5;
  }
  else if (key === '-') {
    scale_factor = scale_factor/1.5;
  }
  else{
  }
}

function mousePressed(){
	if(stop_looping == false){
		for (var i = 0; i < circles.length; i++) {
			if (circles[i].active){
				final = i;
				stop_looping = true;
				break;
			}
  		}
  	}
  	else{
  		var dist_to_back = dist(mouseX, mouseY, 800,800-100);
  		var dist_to_rand = dist(mouseX, mouseY, 800,100);

  		if (dist_to_back < 60){
  			stop_looping = false;
  			clear();
  			setup();
		}
		if (dist_to_rand < 60){
			new_job = floor(random(0,500));
			final = new_job;
		}
  	}
}

function details(i){
	console.log(i);
	rectMode(CENTER);
	var big_radius = (width/2)-100;
	var small_radius = height/5;

	var num_m = male[i];
	var num_f = female[i];
	var percent_m = male[i]/(male[i]+female[i]);
	var percent_f = female[i]/(male[i]+female[i]);

	var similar = find_similar(percent_m);
	var percent_m_sim = male[similar]/(male[similar]+female[similar]);
	var percent_f_sim = female[similar]/(male[similar]+female[similar]);

	noStroke();
	textAlign(CENTER, CENTER);
	textSize(40);

	if (male[i]<female[i]){
		fill(color(female_color));
		ellipse(-width/4,0,big_radius,big_radius);
		noStroke();
		text(Number((percent_f*100).toFixed(2)) + " %", -715,-320);
		fill(color(male_color));
		ellipse(-width/4,0, map(male[i], 0, female[i], 0, big_radius), map(male[i], 0, female[i], 0, big_radius));
		noStroke();
		text(Number((percent_m*100).toFixed(2)) + " %", -715,320);

		fill(color(background_color));
		text(jobs[i], -width/4, 0, big_radius, big_radius);

		fill(color(male_color));
		ellipse(width/4,0,big_radius,big_radius);
		noStroke();
		text(Number((percent_m_sim*100).toFixed(2)) + " %", 715,-320);
		fill(color(female_color));
		ellipse(width/4,0, map(female[similar], 0, male[similar], 0, big_radius), map(female[similar], 0, male[similar], 0, big_radius));
		noStroke();
		text(Number((percent_f_sim*100).toFixed(2)) + " %", 715,320);

		fill(color(background_color));
		text(jobs[similar], width/4, 0, big_radius, big_radius);



	}
	else{
		fill(color(male_color));
		ellipse(-width/4,0,big_radius,big_radius);
		noStroke();
		text(Number((percent_m*100).toFixed(2)) + " %", -715,-320);
		fill(color(female_color));
		ellipse(-width/4,0, map(female[i], 0, male[i], 0, big_radius), map(female[i], 0, male[i], 0, big_radius));
		noStroke();
		text(Number((percent_f*100).toFixed(2)) + " %", -715,320);

		fill(color(background_color));
		text(jobs[i], -width/4, 0, big_radius, big_radius);

		fill(color(female_color));
		ellipse(width/4,0,big_radius,big_radius);
		noStroke();
		text(Number((percent_f_sim*100).toFixed(2))+ " %", 715,-320);
		fill(color(male_color));
		ellipse(width/4,0, map(male[similar], 0, female[similar], 0, big_radius), map(male[similar], 0, female[similar], 0, big_radius));
		noStroke();
		text(Number((percent_m_sim*100).toFixed(2)) + " %", 715,320);

		fill(color(background_color));
		text(jobs[similar], width/4, 0, big_radius, big_radius);

	}


	fill(color("#949BA0"));
	ellipse(0,big_radius-3*small_radius,small_radius,small_radius);
	ellipse(0,-big_radius+3*small_radius,small_radius,small_radius);
	fill(color(background_color));
	textSize(20);
	noStroke();
	text("Random",0,-big_radius+3*small_radius,small_radius,small_radius);
	text("Back",0,big_radius-3*small_radius,small_radius,small_radius);
}

function find_similar(percent_m) {
	var diff = Infinity;
	var job = 0;
	for (var i =  0; i < male.length; i++) {
		if (abs(percent_m - female[i]/(male[i]+female[i])) < diff){
			job = i;
			diff = abs(percent_m - female[i]/(male[i]+female[i]));
		}
	}
	return (job);
}
